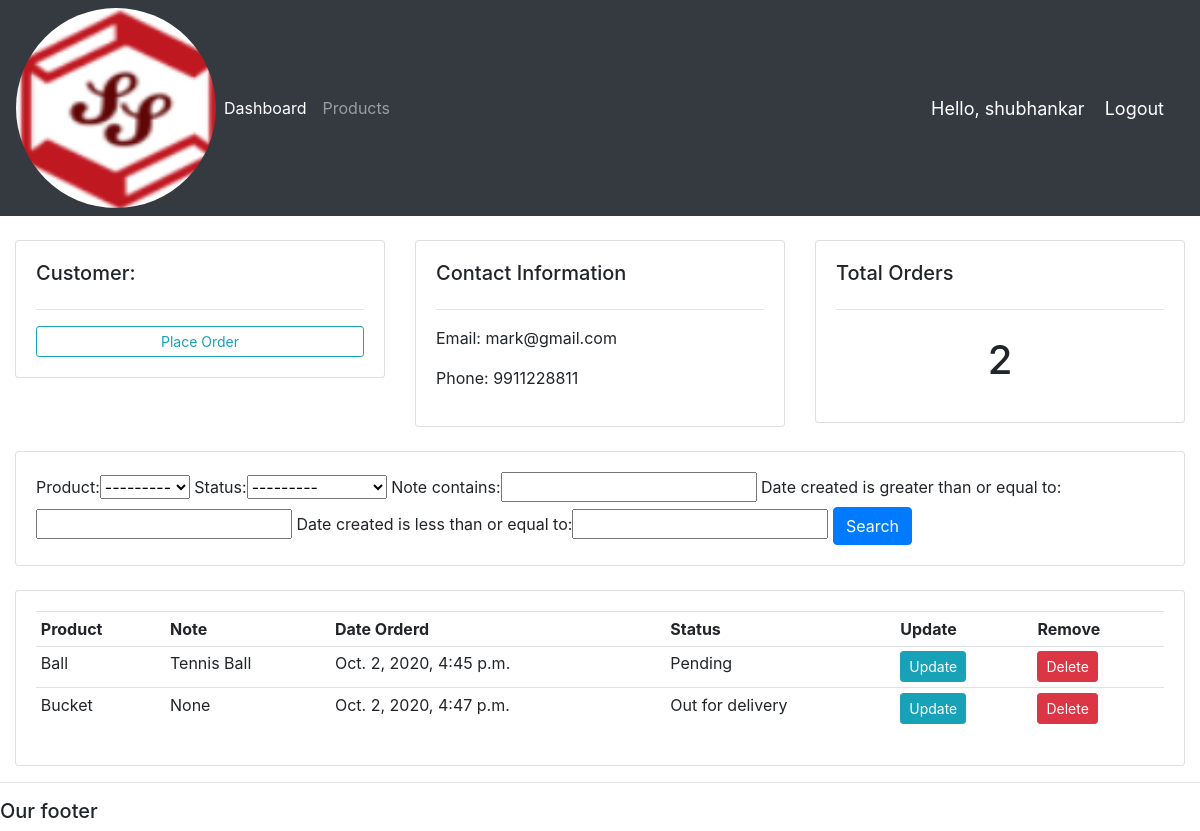
Page /customer/10/ (signed in) on the committed database.
### accounts/models.py (models this page shows, shortened)
class Customer(models.Model):
	user = models.OneToOneField(User, null=True, blank=True, on_delete=models.CASCADE)
	name = models.CharField(max_length=200, null=True)
	phone = models.CharField(max_length=200, null=True)
	email = models.CharField(max_length=200, null=True)
	profile_pic = models.ImageField(default="profile1.png", null=True, blank=True)
	date_created = models.DateTimeField(auto_now_add=True, null=True)

class Order(models.Model):
	STATUS = (
			('Pending', 'Pending'),
			('Out for delivery', 'Out for delivery'),
			('Delivered', 'Delivered'),
			)
	customer = models.ForeignKey(Customer, null=True, on_delete= models.SET_NULL)
	product = models.ForeignKey(Product, null=True, on_delete= models.SET_NULL)
	date_created = models.DateTimeField(auto_now_add=True, null=True)
	status = models.CharField(max_length=200, null=True, choices=STATUS)
	note = models.CharField(max_length=1000, null=True, blank=True)

class Product(models.Model):
	CATEGORY = (
			('Indoor', 'Indoor'),
			('Out Door', 'Out Door'),
			)
	name = models.CharField(max_length=200, null=True)
	price = models.FloatField(null=True)
	category = models.CharField(max_length=200, null=True, choices=CATEGORY)
	description = models.CharField(max_length=200, null=True, blank=True)
	date_created = models.DateTimeField(auto_now_add=True, null=True)
	tags = models.ManyToManyField(Tag)
	def __str__(self):
		return self.name

### accounts/decorators.py (the view)
		def wrapper_func(request, *args, **kwargs):
			group = None
			if request.user.groups.exists():
				group = request.user.groups.all()[0].name
			if group in allowed_roles:
				return view_func(request, *args, **kwargs)
			else:
				return HttpResponse('You are not authorized to view this page')

### accounts/views.py (called while the page is built)
@login_required(login_url='login')
@allowed_users(allowed_roles=['admin'])
def customer(request, pk_test):
	customer = Customer.objects.get(id=pk_test)
	orders = customer.order_set.all()
	order_count = orders.count()
	myFilter = OrderFilter(request.GET, queryset=orders)
	orders = myFilter.qs
	context = {'customer':customer, 'orders':orders, 'order_count':order_count,
	'myFilter':myFilter}
	return render(request, 'accounts/customer.html',context)

### accounts/templates/accounts/customer.html
{%  extends 'accounts/main.html' %}
{% block content %}
	<br>
<div class="row">
	<div class="col-md">
		<div class="card card-body">
			<h5>Customer:</h5>
			<hr>
			<a class="btn btn-outline-info  btn-sm btn-block" href="{% url 'create_order' customer.id %}">Place Order</a>
		</div>
	</div>
	<div class="col-md">
		<div class="card card-body">
			<h5>Contact Information</h5>
			<hr>
			<p>Email: {{customer.email}}</p>
			<p>Phone: {{customer.phone}}</p>
		</div>
	</div>
	<div class="col-md">
		<div class="card card-body">
			<h5>Total Orders</h5>
			<hr>
			<h1 style="text-align: center;padding: 10px">{{order_count}}</h1>
		</div>
	</div>
</div>
<br>
<div class="row">
	<div class="col">
		<div class="card card-body">
			<form method="get">
				{{myFilter.form}}
		    <button class="btn btn-primary" type="submit">Search</button>
		  </form>
		</div>
	</div>
</div>
<br>
<div class="row">
	<div class="col-md">
		<div class="card card-body">
			<table class="table table-sm">
				<tr>
					<th>Product</th>
					<th>Note</th>
					<th>Date Orderd</th>
					<th>Status</th>
					<th>Update</th>
					<th>Remove</th>
				</tr>
				{% for order in orders %}
				<tr>
					<td>{{order.product}}</td>
					<td>{{order.note}}</td>
					<td>{{order.date_created}}</td>
					<td>{{order.status}}</td>
					<td><a class="btn btn-sm btn-info" href="{% url 'update_order' order.id %}">Update</a></td>
					<td><a class="btn btn-sm btn-danger" href="{% url 'delete_order' order.id %}">Delete</a></td>
				</tr>
				{% endfor %}
			</table>
		</div>
	</div>
</div>
{% endblock %}

### accounts/templates/accounts/navbar.html (shortened to what this page needs)
{% load static %}
<nav class="navbar navbar-expand-lg navbar-dark bg-dark">
 <img src="{% static 'images/logo.png' %}" id="logo">
  <div class="collapse navbar-collapse" id="navbarNav">
    <ul class="navbar-nav">
      {% if request.user.is_staff %}
      <li class="nav-item active">
        <a class="nav-link" href="{% url 'home' %}">Dashboard</a>
      </li>
      <li class="nav-item">
        <a class="nav-link" href="{% url 'products' %}">Products</a>
      </li>
      {% else %}
       <li class="nav-item">
        <a class="nav-link" href="{% url 'account' %}">Settings</a>
      </li>
      {% endif %}
    </ul>
  </div>
  <span class="hello-msg">Hello, {{request.user}}</span>
  <span ><a  class="hello-msg" href="{% url 'logout' %}">Logout</a></span>
</nav>

### static/css/main.css (style rules this page uses)
#logo { height: 200px; width: 200px; border-radius: 50%; }

### accounts/templates/accounts/navbar.html (style rules this page uses)
.hello-msg { font-size: 18px; color: #fff; margin-right: 20px; }

### rows in the picture
Customer: email "mark@gmail.com", phone "9911228811"
Order: product "Ball", note "Tennis Ball", date_created "Oct. 2, 2020, 4:45 p.m.", status "Pending"
Order: product "Bucket", note "None", date_created "Oct. 2, 2020, 4:47 p.m.", status "Out for delivery"

### other values in the picture
{{ request.user }} "shubhankar"
{{ order_count }} "2"
